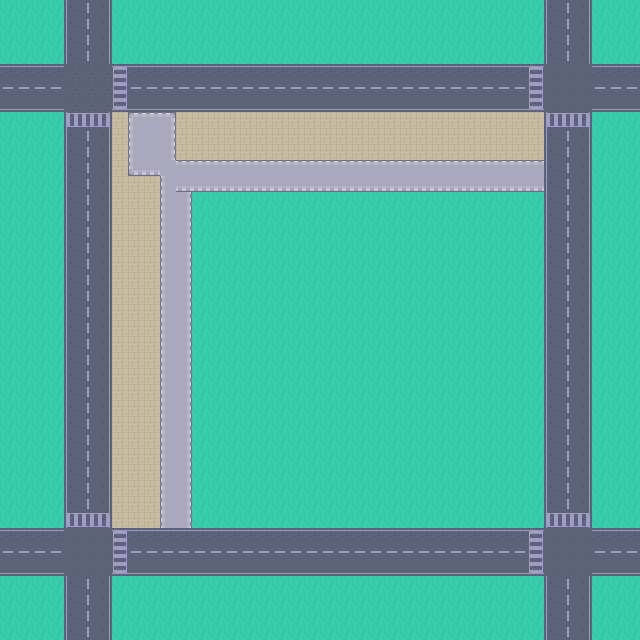

A level layout from a 2D game, rendered from its tile map. Below: a short description, then the map file with tile-grid data replaced by summaries:
An orthogonal 40x40 tile map with 16x16 px tiles, 3 tile layers (base, streets, square).

<map version="1.9" tiledversion="1.9.2" orientation="orthogonal" renderorder="right-down" width="40" height="40" tilewidth="16" tileheight="16" infinite="0" nextlayerid="6" nextobjectid="1">
 <tileset firstgid="1" name="tiled_map" tilewidth="16" tileheight="16" spacing="1" tilecount="486" columns="27">
  <image source="../images/tiled_map.png" width="458" height="305" />
 </tileset>
 <layer id="1" name="base" width="40" height="40">
  <data>[1600 cells, 1600 non-empty, 1 distinct tile ids]</data>
 </layer>
 <layer id="3" name="streets" width="40" height="40">
  <data>[1600 cells, 485 non-empty, 15 distinct tile ids]</data>
 </layer>
 <layer id="5" name="square" width="40" height="40">
  <data>[1600 cells, 240 non-empty, 9 distinct tile ids]</data>
 </layer>
</map>
